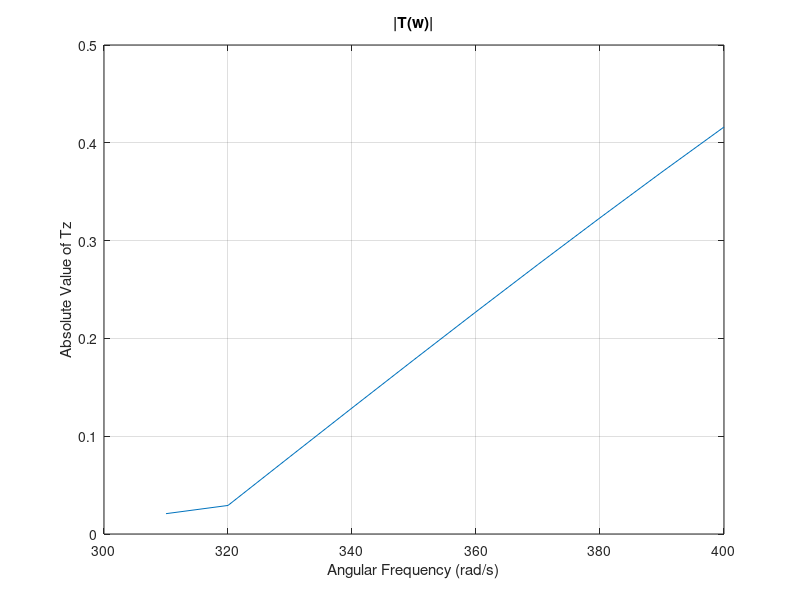

MATLAB code to generate this figure:
T = 0.01;
w = 310:10:400;

num = 1;
den = 0.5 + 0.5 * exp(-1i*w*T); %cos(w * T) - 0.5i * sin(w * T);

Tz = den;

Re = real(Tz);
Im = imag(Tz);

Tz_abs = sqrt(Re.^2 + Im.^2);

figure;
plot(w, Tz_abs);
xlabel('Angular Frequency (rad/s)');
ylabel('Absolute Value of Tz');
title('|T(w)|');
grid on;
